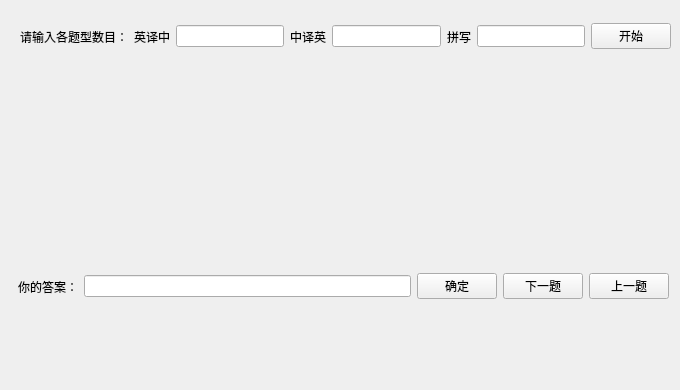
        <widget class="QWidget" name="tab_7">
         <attribute name="title">
          <string>测试</string>
         </attribute>
         <widget class="QWidget" name="horizontalLayoutWidget_5">
          <property name="geometry">
           <rect>
            <x>20</x>
            <y>20</y>
            <width>651</width>
            <height>33</height>
           </rect>
          </property>
          <layout class="QHBoxLayout" name="horizontalLayout_9">
           <item>
            <widget class="QLabel" name="label_17">
             <property name="text">
              <string>请输入各题型数目：</string>
             </property>
            </widget>
           </item>
           <item>
            <widget class="QLabel" name="label_15">
             <property name="text">
              <string>英译中</string>
             </property>
            </widget>
           </item>
           <item>
            <widget class="QLineEdit" name="testETCNumText"/>
           </item>
           <item>
            <widget class="QLabel" name="label_14">
             <property name="text">
              <string>中译英</string>
             </property>
            </widget>
           </item>
           <item>
            <widget class="QLineEdit" name="testCTENumText"/>
           </item>
           <item>
            <widget class="QLabel" name="label_16">
             <property name="text">
              <string>拼写</string>
             </property>
            </widget>
           </item>
           <item>
            <widget class="QLineEdit" name="testSPENumText"/>
           </item>
           <item>
            <widget class="QPushButton" name="startTestButton">
             <property name="text">
              <string>开始</string>
             </property>
            </widget>
           </item>
          </layout>
         </widget>
         <widget class="QWidget" name="verticalLayoutWidget_7">
          <property name="geometry">
           <rect>
            <x>20</x>
            <y>70</y>
            <width>651</width>
            <height>181</height>
           </rect>
          </property>
          <layout class="QVBoxLayout" name="verticalLayout_8">
           <item>
            <widget class="QLabel" name="testLabel">
             <property name="styleSheet">
              <string notr="true">font: 14pt;
color: rgb(0, 85, 0);</string>
             </property>
             <property name="text">
              <string/>
             </property>
            </widget>
           </item>
          </layout>
         </widget>
         <widget class="QWidget" name="horizontalLayoutWidget_6">
          <property name="geometry">
           <rect>
            <x>18</x>
            <y>270</y>
            <width>651</width>
            <height>33</height>
           </rect>
          </property>
          <layout class="QHBoxLayout" name="horizontalLayout_10">
           <item>
            <widget class="QLabel" name="label_18">
             <property name="text">
              <string>你的答案：</string>
             </property>
            </widget>
           </item>
           <item>
            <widget class="QLineEdit" name="testUserAnsEdit"/>
           </item>
           <item>
            <widget class="QPushButton" name="testConfirmButton">
             <property name="text">
              <string>确定</string>
             </property>
            </widget>
           </item>
           <item>
            <widget class="QPushButton" name="testNextButton">
             <property name="text">
              <string>下一题</string>
             </property>
            </widget>
           </item>
           <item>
            <widget class="QPushButton" name="testPrevButton">
             <property name="text">
              <string>上一题</string>
             </property>
            </widget>
           </item>
          </layout>
         </widget>
         <widget class="QWidget" name="verticalLayoutWidget_8">
          <property name="geometry">
           <rect>
            <x>30</x>
            <y>330</y>
            <width>631</width>
            <height>51</height>
           </rect>
          </property>
          <layout class="QVBoxLayout" name="verticalLayout_11">
           <item>
            <widget class="QLabel" name="testInfoLabel">
             <property name="layoutDirection">
              <enum>Qt::LeftToRight</enum>
             </property>
             <property name="styleSheet">
              <string notr="true">color: rgb(255, 0, 0);</string>
             </property>
             <property name="text">
              <string/>
             </property>
             <property name="alignment">
              <set>Qt::AlignRight|Qt::AlignTrailing|Qt::AlignVCenter</set>
             </property>
            </widget>
           </item>
          </layout>
         </widget>
        </widget>
